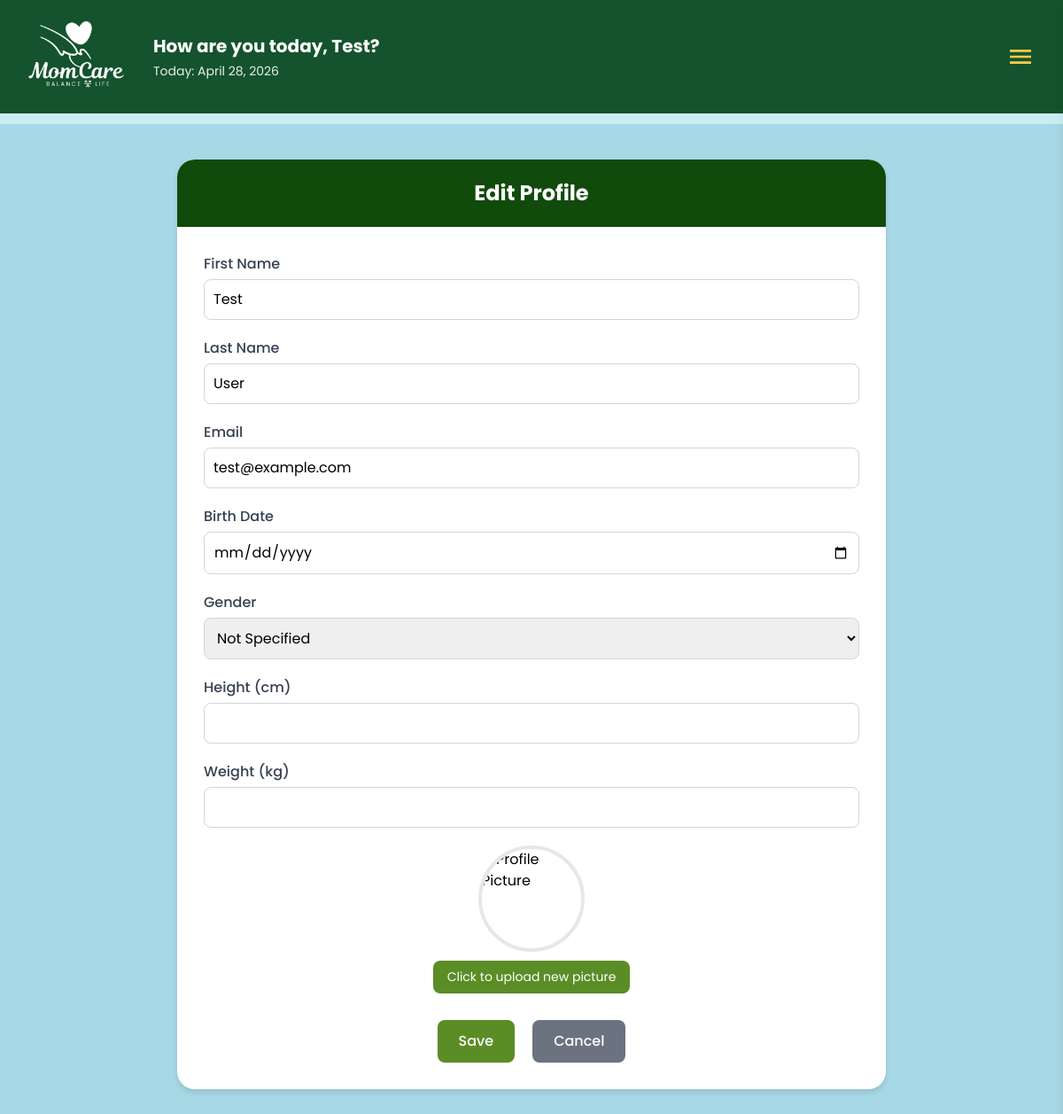
Screenshot of /profile/edit/1 (signed in) with the database file from the repository.
### tables this page shows
CREATE TABLE users (
            id INTEGER PRIMARY KEY AUTOINCREMENT,
            first TEXT NOT NULL,
            last TEXT NOT NULL,
            email TEXT NOT NULL UNIQUE,
            birthdate TEXT,
            password_hash TEXT NOT NULL,
            security_question TEXT,
            security_answer TEXT,
            gender TEXT,
            height TEXT,
            weight TEXT,
            profile_picture TEXT
        );

### app.py (the view, shortened to what this page needs)
@app.route('/profile/edit/<int:user_id>', methods=['GET', 'POST'])
def edit_profile(user_id):
    user_email = session.get('user_email')
    if not user_email:
        flash('Please sign in.')
        return redirect(url_for('index'))
    conn = get_db()
    cur = conn.cursor()
    cur.execute('SELECT * FROM users WHERE id = ?', (user_id,))
    user_row = cur.fetchone()
    conn.close()
    if not user_row:
        flash('User not found.')
        return redirect(url_for('dashboard'))
    if user_row['email'] != user_email:
        flash('Unauthorized access.')
        return redirect(url_for('dashboard'))
    user = dict(user_row)
    user['first_name'] = user['first']
    user['last_name'] = user['last']
    user['birthdate_display'] = user['birthdate']
    user['gender'] = user.get('gender', 'Not Specified')
    user['height_display'] = user.get('height', '0')
    user['weight_display'] = user.get('weight', '0')
    user['profile_picture'] = user.get('profile_picture', '')
    first = session.get('user_first')
    today = datetime.now().strftime('%B %d, %Y')
    return render_template('edit.html', user=user, first=first, today=today)

### app.py (called while the page is built)
def get_db() -> Connection:
    conn = sqlite3.connect(DB_PATH, timeout=30)
    conn.row_factory = sqlite3.Row
    try:
        conn.execute('PRAGMA journal_mode=WAL;')
        conn.execute('PRAGMA synchronous=NORMAL;')
        conn.execute('PRAGMA foreign_keys=ON;')
    except Exception:
        pass
    return conn

### templates/edit.html (shortened to what this page needs)
<!DOCTYPE html>
<html lang="en">
<head>
    <script src="https://cdn.tailwindcss.com"></script>
    <link rel="stylesheet" href="https://cdnjs.cloudflare.com/ajax/libs/font-awesome/6.0.0-beta3/css/all.min.css">
</head>
<body class="bg-[#a7d8e5] font-['Poppins']">
    {% include 'navbar.html' %}
    <div class="profile-container">
        <div class="profile-header">Edit Profile</div>
        <div class="profile-content">
            <form method="POST" action="{{ url_for('edit_profile', user_id=user.id) }}" enctype="multipart/form-data">
                <div class="detail-row">
                    <label for="first_name">First Name</label>
                    <input type="text" id="first_name" name="first_name" value="{{ user.first_name or '' }}" required>
                </div>
                <div class="detail-row">
                    <label for="last_name">Last Name</label>
                    <input type="text" id="last_name" name="last_name" value="{{ user.last_name or '' }}" required>
                </div>
                <div class="detail-row">
                    <label for="email">Email</label>
                    <input type="email" id="email" name="email" value="{{ user.email or '' }}" required>
                </div>
                <div class="detail-row">
                    <label for="birthdate">Birth Date</label>
                    <input type="date" id="birthdate" name="birthdate" value="{{ user.birthdate or '' }}">
                </div>
                <div class="detail-row">
                    <label for="gender">Gender</label>
                    <select id="gender" name="gender">
                        <option value="Not Specified" {% if user.gender=='Not Specified' or not user.gender %}selected{%
                            endif %}>Not Specified</option>
                    </select>
                </div>
                <div class="detail-row">
                    <label for="height">Height (cm)</label>
                    <input type="number" id="height" name="height" value="{{ user.height or '' }}">
                </div>
                <div class="detail-row">
                    <label for="weight">Weight (kg)</label>
                    <input type="number" id="weight" name="weight" value="{{ user.weight or '' }}">
                </div>
                <div class="profile-photo">
                    <img id="profile-preview"
                        src="{{ url_for('static', filename=user.profile_picture) if user.profile_picture else url_for('static', filename='images/default-avatar.png') }}"
                        alt="Profile Picture">
                    <label for="profile_picture" class="upload-label">Click to upload new picture</label>
                </div>
                <div class="btn-row">
                    <button class="save-btn" type="submit">Save</button>
                    <a href="{{ url_for('profile', user_id=user.id) }}">
                        <button type="button" class="cancel-btn">Cancel</button>
                    </a>
                </div>
            </form>
        </div>
    </div>
</body>
</html>

### templates/navbar.html (shortened to what this page needs)
<header class="bg-green-900 text-white">
  <div class="max-w-7xl m-auto px-6 py-6">
    <div class="flex items-center justify-between relative">
      {% if request.endpoint == 'profile' %}
      <div class="flex items-center gap-6">
        <img src="{{ url_for('static', filename='images/momcare_logo_white.png') }}" alt="MomCare"
          class="h-20 w-auto" />
        <div>
          <h1 class="text-l lg:text-xl font-bold">My Account</h1>
          <p class="mt-1 text-sm opacity-90">Today: <span id="currentDateDisplay">{{ today or ''
              }}</span></p>
        </div>
      </div>
      {% else %}
      <div class="flex items-center gap-6">
        <img src="{{ url_for('static', filename='images/momcare_logo_white.png') }}" alt="MomCare"
          class="h-20 w-auto" />
        <div>
          <h1 class="text-l lg:text-xl font-bold">How are you today, {{ first or session.get('user_first') or
            'User' }}?</h1>
          <p class="mt-1 text-sm opacity-90">Today: <span id="currentDateDisplay">{{ today or ''
              }}</span></p>
        </div>
      </div>
      {% endif %}
      <div class="flex items-center gap-2 md:gap-4">
        <button id="menu-toggle" class="p-3 md:p-2 rounded-md focus:outline-none" aria-label="Open menu"
          aria-expanded="false" aria-controls="menu-list">
          <svg class="h-8 w-8 text-[#ffcc48]" xmlns="http://www.w3.org/2000/svg" fill="currentColor"
            viewBox="0 0 24 24">
            <path d="M3 6h18v2H3zM3 11h18v2H3zM3 16h18v2H3z" />
          </svg>
        </button>
      </div>
    </div>
  </div>
</header>
<div class="h-3 bg-[#c9eef2]"></div>

### templates/edit.html (style rules this page uses)
.profile-container { width: 90%; max-width: 800px; background: white; margin: 40px auto; border-radius: 20px; overflow: hidden; box-shadow: 0 4px 6px rgba(0, 0, 0, 0.1); }
.profile-header { background: #104b0b; color: white; padding: 20px; text-align: center; font-size: 24px; font-weight: bold; }
.profile-content { padding: 30px; }
.detail-row { margin-bottom: 20px; }
.detail-row label { display: block; margin-bottom: 5px; font-weight: 500; color: #374151; }
.detail-row input, .detail-row select { width: 100%; padding: 10px; border: 1px solid #d1d5db; border-radius: 8px; font-size: 16px; }
.profile-photo { display: flex; flex-direction: column; align-items: center; margin-bottom: 30px; }
.profile-photo img { width: 120px; height: 120px; border-radius: 50%; object-fit: cover; border: 4px solid #e5e7eb; margin-bottom: 10px; }
.upload-label { display: inline-block; padding: 8px 16px; background-color: #5a8d26; color: white; border-radius: 8px; cursor: pointer; font-size: 14px; transition: background-color 0.3s; }
.btn-row { display: flex; justify-content: center; gap: 20px; margin-top: 30px; }
.save-btn, .cancel-btn { padding: 12px 24px; border: none; border-radius: 8px; font-size: 16px; font-weight: 500; cursor: pointer; transition: background-color 0.3s; }
.save-btn { background-color: #5a8d26; color: white; }
.cancel-btn { background-color: #6b7280; color: white; }

### rows the page displays
users: first "Test", first_name "Test", last_name "User", email "test@example.com"
